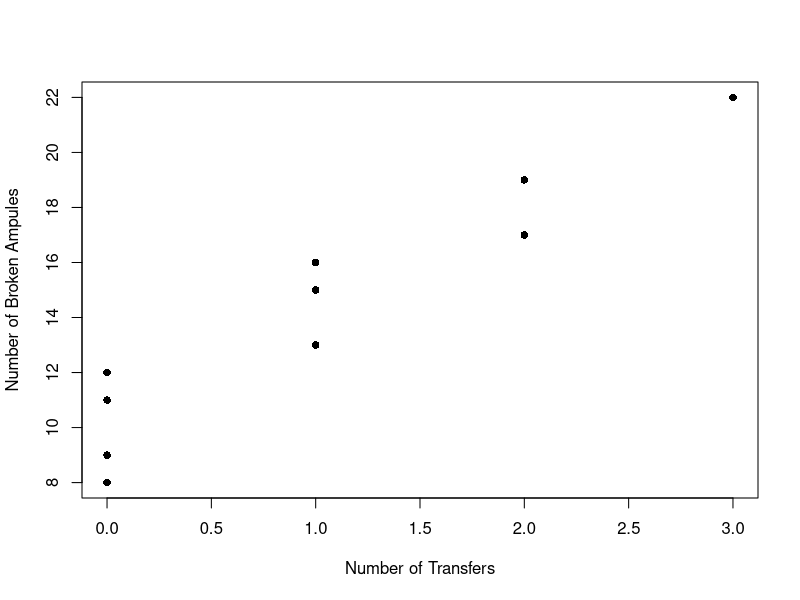

Write R code to recreate this figure. (Note: this script raises an error after producing the figure.)
x_data <- c(1, 0, 2, 0, 3, 1, 0, 1, 2, 0)
y_data <- c(16, 9, 17, 12, 22, 13, 8, 15, 19, 11)

#Plot the Data
plot(y_data ~ x_data, pch = 16, xlab = "Number of Transfers", ylab = "Number of Broken Ampules")
minor.tick(nx = 2, tick.ratio = 0.5)

#Fit a Linear Regression model
lrgm <- lm(y_data ~ x_data)

#Find b coefficients
b_coefficients <- lrgm$coefficients

#Add the fitted line
abline(b_coefficients, lwd =2, lty =2, col="red")
